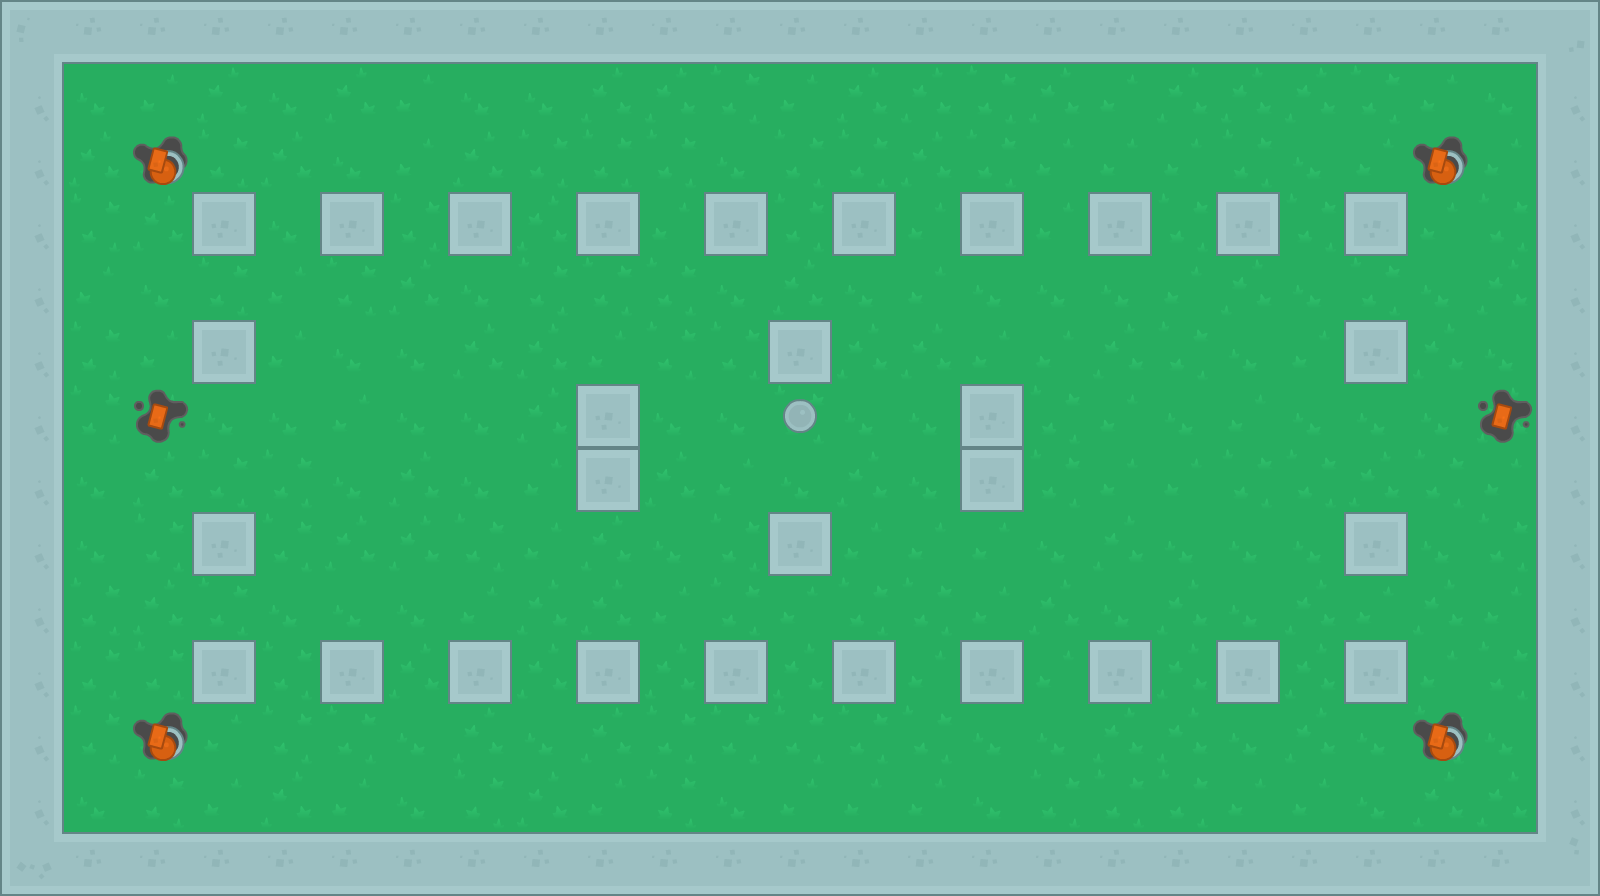

This is a level from a 2D game, rendered from its Tiled map with the project's own tilesets. A one-line summary and the map file follow, with tile-layer data summarised:
An orthogonal 25x14 tile map with 64x64 px tiles, 10 tile layers (Grass, Floors, Doors, Player, ...).

<map version="1.0" tiledversion="1.1.5" orientation="orthogonal" renderorder="right-down" width="25" height="14" tilewidth="64" tileheight="64" infinite="0" nextobjectid="1">
 <tileset firstgid="1" name="tilesheet_complete" tilewidth="64" tileheight="64" tilecount="540" columns="27">
  <image source="tilesets/tilesheet_complete.png" width="1728" height="1280" />
 </tileset>
 <layer name="Grass" width="25" height="14">
  <data>[350 cells, 350 non-empty, 4 distinct tile ids]</data>
 </layer>
 <layer name="Floors" width="25" height="14">
  <data>[350 cells, 0 non-empty, 0 distinct tile ids]</data>
 </layer>
 <layer name="Doors" width="25" height="14">
  <data>[350 cells, 0 non-empty, 0 distinct tile ids]</data>
 </layer>
 <layer name="Player" width="25" height="14">
  <data>[350 cells, 1 non-empty, 1 distinct tile ids]</data>
 </layer>
 <layer name="EnemiesStationary" width="25" height="14">
  <data>[350 cells, 0 non-empty, 0 distinct tile ids]</data>
 </layer>
 <layer name="EnemiesVertical" width="25" height="14">
  <data>[350 cells, 2 non-empty, 1 distinct tile ids]</data>
 </layer>
 <layer name="EnemiesHorizontal" width="25" height="14">
  <data>[350 cells, 4 non-empty, 1 distinct tile ids]</data>
 </layer>
 <layer name="Pistols" width="25" height="14">
  <data>[350 cells, 0 non-empty, 0 distinct tile ids]</data>
 </layer>
 <layer name="MachineGuns" width="25" height="14">
  <data>[350 cells, 6 non-empty, 1 distinct tile ids]</data>
 </layer>
 <layer name="Walls" width="25" height="14">
  <data>[350 cells, 104 non-empty, 7 distinct tile ids]</data>
 </layer>
</map>
